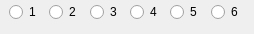
                              <widget class="QWidget" name="flvTracks">
                               <widget class="QWidget" name="horizontalLayoutWidget">
                                <property name="geometry">
                                 <rect>
                                  <x>9</x>
                                  <y>0</y>
                                  <width>236</width>
                                  <height>25</height>
                                 </rect>
                                </property>
                                <layout class="QHBoxLayout" name="horizontalLayout_24">
                                 <item>
                                  <widget class="QRadioButton" name="flvTrack1">
                                   <property name="text">
                                    <string>1</string>
                                   </property>
                                  </widget>
                                 </item>
                                 <item>
                                  <widget class="QRadioButton" name="flvTrack2">
                                   <property name="text">
                                    <string>2</string>
                                   </property>
                                  </widget>
                                 </item>
                                 <item>
                                  <widget class="QRadioButton" name="flvTrack3">
                                   <property name="text">
                                    <string>3</string>
                                   </property>
                                  </widget>
                                 </item>
                                 <item>
                                  <widget class="QRadioButton" name="flvTrack4">
                                   <property name="text">
                                    <string>4</string>
                                   </property>
                                  </widget>
                                 </item>
                                 <item>
                                  <widget class="QRadioButton" name="flvTrack5">
                                   <property name="text">
                                    <string>5</string>
                                   </property>
                                  </widget>
                                 </item>
                                 <item>
                                  <widget class="QRadioButton" name="flvTrack6">
                                   <property name="text">
                                    <string>6</string>
                                   </property>
                                  </widget>
                                 </item>
                                </layout>
                               </widget>
                              </widget>
